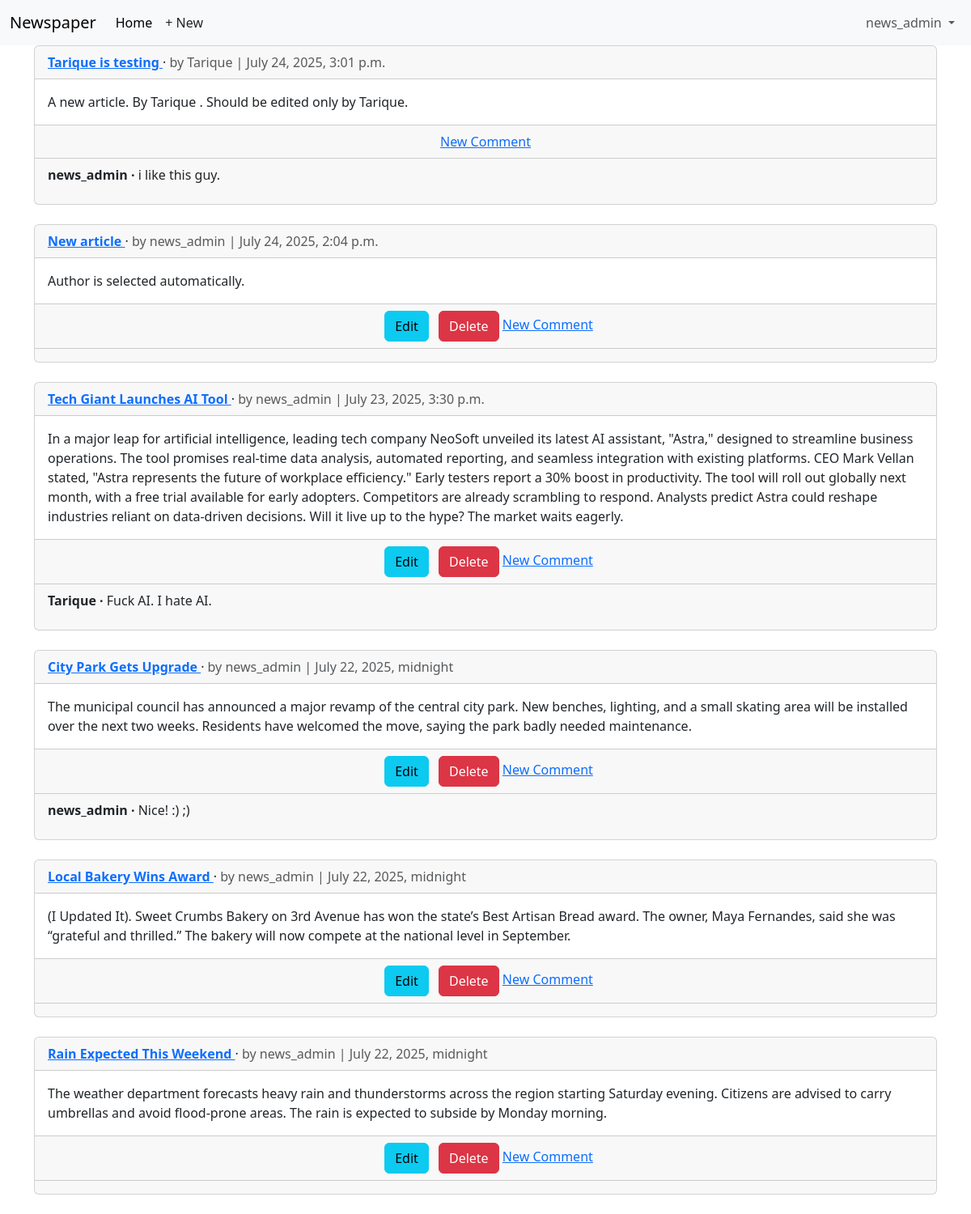
/articles/ (signed in), run on the app's committed database.
### accounts/models.py (models this page shows)
class CustomUser(AbstractUser):
	age = models.PositiveIntegerField(null=True, blank=True)

### articles/models.py (models this page shows, shortened)
class Article(models.Model):
	title = models.CharField(max_length=255)
	body = models.TextField()
	date = models.DateTimeField(auto_now_add=True)
	auther = models.ForeignKey(settings.AUTH_USER_MODEL, on_delete=models.CASCADE,)
	def get_absolute_url(self):
		return reverse("article_detail", kwargs={"pk": self.pk})

class Comment(models.Model):
	article = models.ForeignKey(Article, on_delete=models.CASCADE,)
	comment = models.CharField(max_length=140)
	author = models.ForeignKey(settings.AUTH_USER_MODEL, on_delete=models.CASCADE,)
	def __str__(self):
		return self.comment

### articles/views.py (the view)
# urls.py: path("", ArticleListView.as_view(), name="article_list"),
class ArticleListView(LoginRequiredMixin, ListView):
	model = Article
	template_name ="article_list.html"
	ordering = ["-date"]

### templates/article_list.html (shortened to what this page needs)
{% extends "base.html" %}
{% block content %}
{% for article in article_list %}
<div class="card">
	<div class= "card-header">
		<span class="fw-bold">
			<a href="{{ article.get_absolute_url }}" class="stretched-link">{{ article.title }} </a>
		</span> &middot;
		<span class="text-muted">by {{ article.auther }} | {{ article.date }}</span>
	</div>
	<div class="card-body">
		{{ article.body }}
	</div>
	<div class="card-footer text-center text-muted">
		{% if article.auther.pk == request.user.pk %}
		<a href="{% url 'article_edit' article.pk %}"><button class="btn btn-info ms-2" type="submit">Edit</button></a>
		<a href="{% url 'article_delete' article.pk %}"><button class="btn btn-danger ms-2" type="submit">Delete</button></a>
		{% endif %}
		<a href="{{ article.get_absolute_url }}">New Comment</a>
	</div>
	<div class="card-footer">
		{% for comment in article.comment_set.all %}
		<p>
			<span class="fw-bold">
				{{ comment.author }} &middot;
			</span>
			{{ comment }}
		</p>
		{% endfor %}
	</div>
</div>
<br />
{% endfor %}
{% endblock content %}

### templates/base.html (shortened to what this page needs)
{% load static %}
<!DOCTYPE html>
<html>
<head>
  <link href="https://cdn.jsdelivr.net/npm/bootstrap@5.3.3/dist/css/bootstrap.min.css" rel="stylesheet">
</head>
<body>
  <nav class="navbar navbar-expand-lg bg-body-tertiary">
    <div class="container-fluid">
      <a class="navbar-brand" href="{% url 'home' %}">Newspaper</a>
      <div class="collapse navbar-collapse" id="navbarSupportedContent">
        <ul class="navbar-nav me-auto mb-2 mb-lg-0">
          <li class="nav-item">
            <a class="nav-link active" aria-current="page" href="{% url 'home' %}">Home</a>
          </li>
          {% if user.is_authenticated %}
          <li><a href="{% url 'article_new' %}" class="nav-link px-2 link-dark">+ New</a></li>
        </ul>
        <div class="mr-auto">
          <ul class="navbar-nav">
            <li class="nav-item dropdown">
              <a class="nav-link dropdown-toggle" href="#" role="button" data-bs-toggle="dropdown"
                aria-expanded="false">
                {{ user.username }}
              </a>
            </li>
        {% endif %}
      </div>
    </div>
  </nav>
  <main>
    <div class="container">
      {% block content %}
      {% endblock content %}
    </div>
  </main>
</body>
</html>

### data on the page
CustomUser: username "news_admin"
Article: title "Tarique is testing", auther "Tarique", date "July 24, 2025, 3:01 p.m.", body "A new article. By Tarique . Should be edited only by Tarique."
Comment: author "news_admin", comment "i like this guy."
Article: title "New article", auther "news_admin", date "July 24, 2025, 2:04 p.m.", body "Author is selected automatically.", shows "Edit"
Article: title "Tech Giant Launches AI Tool", auther "news_admin", date "July 23, 2025, 3:30 p.m.", body "In a major leap for artificial intelligence, leading tech company NeoSoft unveiled its latest AI assistant, \"Astra,\" designed to streamline business operations. The tool promises real-time data analysis, automated reporting, and seamless integration with existing platforms. CEO Mark Vellan stated, \"Astra represents the future of workplace efficiency.\" Early testers report a 30% boost in productivity. The tool will roll out globally next month, with a free trial available for early adopters. Competitors are already scrambling to respond. Analysts predict Astra could reshape industries reliant on data-driven decisions. Will it live up to the hype? The market waits eagerly.", shows "Edit"
Comment: author "Tarique", comment "Fuck AI. I hate AI."
Article: title "City Park Gets Upgrade", auther "news_admin", date "July 22, 2025, midnight", body "The municipal council has announced a major revamp of the central city park. New benches, lighting, and a small skating area will be installed over the next two weeks. Residents have welcomed the move, saying the park badly needed maintenance.", shows "Edit"
Comment: author "news_admin", comment "Nice! :) ;)"
Article: title "Local Bakery Wins Award", auther "news_admin", date "July 22, 2025, midnight", body "(I Updated It). Sweet Crumbs Bakery on 3rd Avenue has won the state’s Best Artisan Bread award. The owner, Maya Fernandes, said she was “grateful and thrilled.” The bakery will now compete at the national level in September.", shows "Edit"
Article: title "Rain Expected This Weekend", auther "news_admin", date "July 22, 2025, midnight", body "The weather department forecasts heavy rain and thunderstorms across the region starting Saturday evening. Citizens are advised to carry umbrellas and avoid flood-prone areas. The rain is expected to subside by Monday morning.", shows "Edit"
